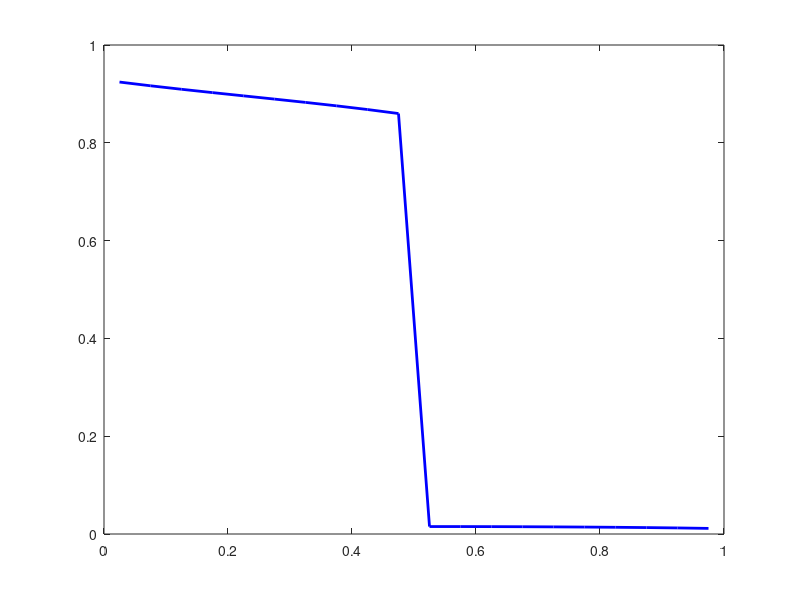

Write MATLAB code to recreate this figure. (Note: this script raises an error after producing the figure.)
clc;clear all;close all

%%

load Tempcell_ref_20.dat;

load Tempcell_ref_50.dat;

load Tempcell_ref_220.dat;

plot(Tempcell_ref_20(:,1)/20e-9,Tempcell_ref_20(:,4),'b','LineWidth',2);
hold on

load 20/Tempcell.dat;

scatter(Tempcell(:,3)/20e-9,Tempcell(:,4),100, 'r');
hold on

plot(Tempcell_ref_50(:,1)/50e-9,Tempcell_ref_50(:,4),'b','LineWidth',2);
hold on

plot(Tempcell_ref_220(:,1)/220e-9,Tempcell_ref_220(:,4),'b','LineWidth',2);
hold on



load 50/Tempcell.dat;

scatter(Tempcell(:,3)/50e-9,Tempcell(:,4),100, 'r');
hold on

load 220/Tempcell.dat;

scatter(Tempcell(:,3)/220e-9,Tempcell(:,4),100, 'r');
hold on

legend('Ran et al','Present','FontSize',24,'Location','best');
legend boxoff

xlabel('X*','FontSize',24);

ylabel('T*','FontSize',24);

set(gca,'FontSize',24);

text(0.5,0.9,'L=20 nm','FontSize',24)

text(0.5,0.8,'L=50 nm','FontSize',24)

text(0.5,0.6,'L=220 nm','FontSize',24)

box on
